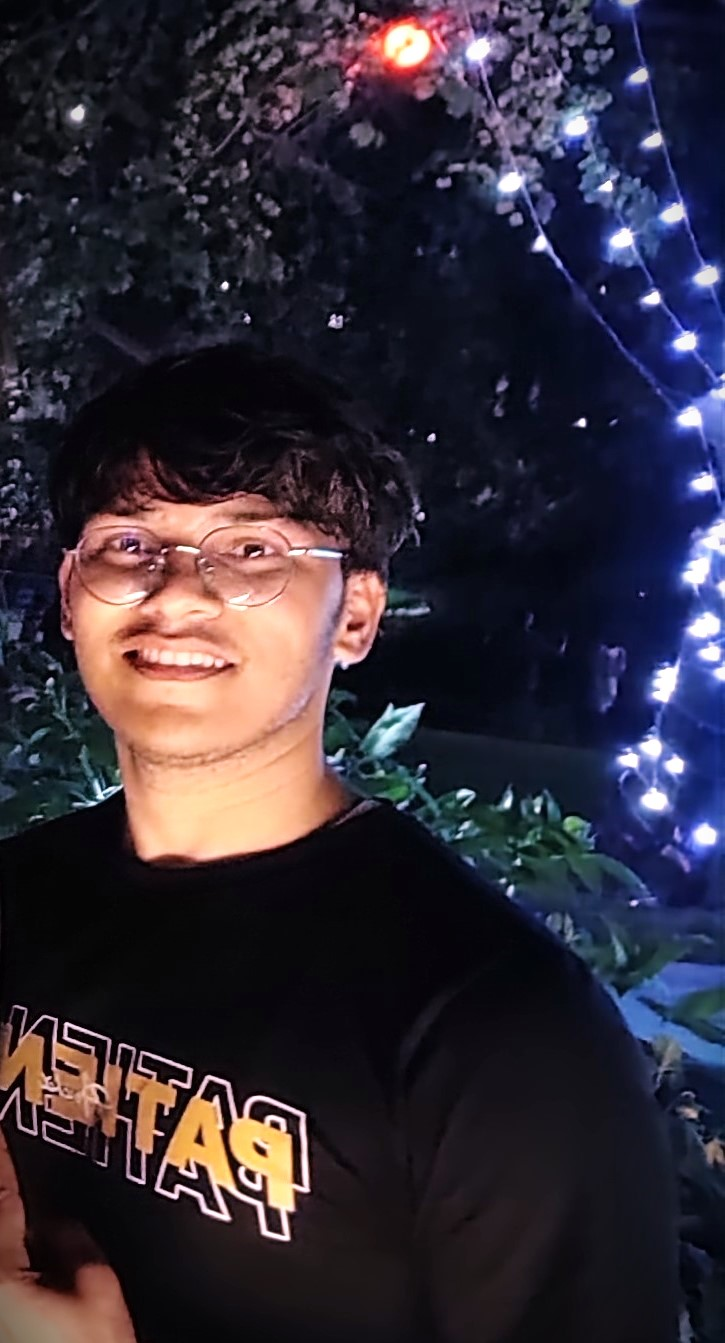
#> input picture OtherProjects/ImageResizer/img.jpg, 725 x 1343 px
$ python main.py
#> lines starting #> are read from the running program, lines starting #| are printed output that depends on the picture
import cv2
import matplotlib.pyplot as plt

src = "img.jpg"
dest = "resize_image.jpeg"

image = cv2.imread(src)
#> image is the input picture: shape (1343, 725, 3); mean B, G, R 56.4, 44.7, 51.4
# cv2.imshow("title", image)
scale_percent = int(input())
#> the answer given: 3
new_width = int(image.shape[1] * scale_percent / 100)
#> new_width = 21
new_height = int(image.shape[0] * scale_percent / 100)
#> new_height = 40

# Resizing Image
output = cv2.resize(image, (new_width, new_height))
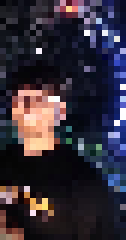
#> output: shape (40, 21, 3) (shown 6 times larger); mean B, G, R 57, 45.4, 51.9
cv2.imwrite(dest, output)
cv2.waitKey(0)
